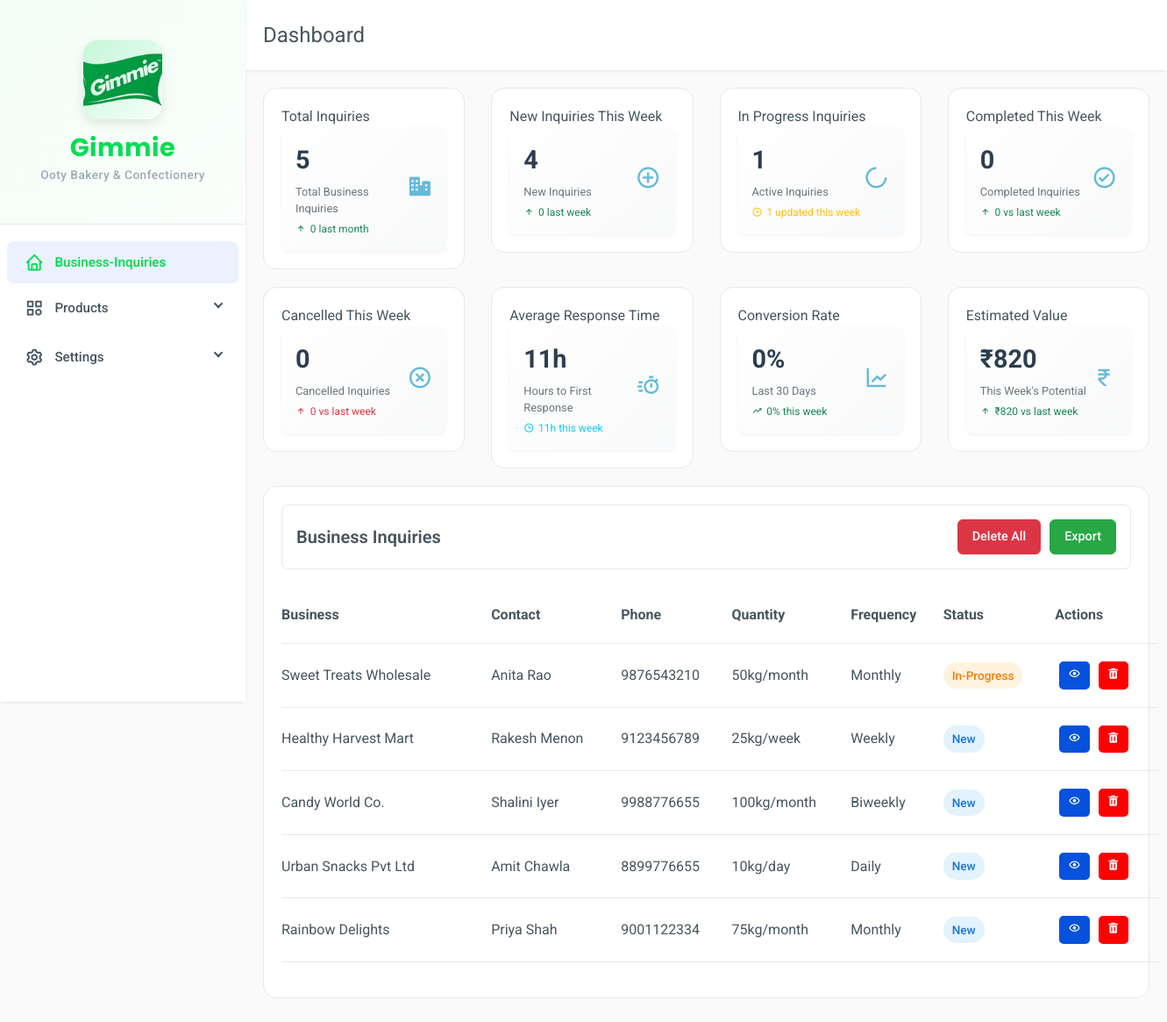
/dashboard.php (signed in), run on the app's committed database.
### tables this page shows
CREATE TABLE `business_inquiries` (
  `id` int(11) NOT NULL,
  `business_name` varchar(255) NOT NULL,
  `contact_person_name` varchar(255) NOT NULL,
  `email` varchar(255) NOT NULL,
  `phone` varchar(50) NOT NULL,
  `estimated_quantity` varchar(100) DEFAULT NULL,
  `delivery_frequency` varchar(50) DEFAULT NULL,
  `address` text DEFAULT NULL,
  `additional_notes` text DEFAULT NULL,
  `business_nature` varchar(100) DEFAULT NULL,
  `status` enum('new','in-progress','completed','cancelled') NOT NULL DEFAULT 'new',
  `staff_note` text DEFAULT NULL,
  `created_at` timestamp NOT NULL DEFAULT current_timestamp(),
  `updated_at` timestamp NOT NULL DEFAULT current_timestamp() ON UPDATE current_timestamp()
);

### dashboard.php (the view, shortened to what the rows shown need)
<!DOCTYPE html>
<html lang="en" xml:lang="en">
<head>
    <link href="https://cdn.jsdelivr.net/npm/bootstrap@5.3.3/dist/css/bootstrap.min.css" rel="stylesheet">
    <link href='https://unpkg.com/boxicons@2.0.7/css/boxicons.min.css' rel='stylesheet'>
    <link rel="stylesheet" href="https://cdnjs.cloudflare.com/ajax/libs/font-awesome/6.1.1/css/all.min.css"/>
    <link rel="stylesheet" href="assets/css/dashboard/grid.css">
    <link rel="stylesheet" href="assets/css/dashboard/app.css">
</head>
<body>
    <div class="sidebar">
        <div class="sidebar-container">
            <div class="sidebar-logo">
                <a href="./index.php" class="logo-wrapper">
                    <div class="logo-text">
                        <h1>Gimmie</h1>
                    </div>
                </a>
            </div>
        </div>
    </div>
    <div class="main">
        <Section id= "business-inquiries">
            <div class="main-content">
                <div class="row">
                    <div class="col-12">
                        <div class="box">
                            <div class="box-header">
                                <h2 class="box-title">Business Inquiries</h2>
                            </div>
                            <div class="box-body">
                                <table id="display-table">
                                    <thead>
                                        <tr>
                                            <th>Business</th>
                                            <th>Contact</th>
                                            <th>Phone</th>
                                            <th>Quantity</th>
                                            <th>Frequency</th>
                                            <th>Status</th>
                                            <th>Actions</th>
                                        </tr>
                                    </thead>
                                    <tbody>
                                    <?php
                                        $con = new mysqli("localhost", "root", "", "ooty_baker");
                                        $query = "SELECT * FROM business_inquiries ORDER BY created_at DESC";
                                        $result = $con->query($query);
                                        while ($row = $result->fetch_assoc()) {
                                    ?>
                                        <tr data-inquiry-id="<?= $row['id'] ?>">
                                            <td><?= htmlspecialchars($row['business_name']) ?></td>
                                            <td><?= htmlspecialchars($row['contact_person_name']) ?></td>
                                            <td><?= $row['phone'] ?></td>
                                            <td><?= $row['estimated_quantity'] ?></td>
                                            <td><?= $row['delivery_frequency'] ?></td>
                                            <td>
                                                <span class="status-badge status-<?= strtolower(htmlspecialchars($row['status'])) ?>">
                                                    <?= ucfirst(htmlspecialchars($row['status'])) ?>
                                                </span>
                                            </td>
                                            <td>
                                                <div class="table-button">
                                                    <button class="blue-button btn btn-outline">
                                                        <a href="view_inquiry.php?id=<?= $row['id'] ?>"><i class='bx bx-show'></i></a>
                                                    </button>
                                                    <button class="red-button btn btn-outline">
                                                        <a href="javascript:void(0)" onclick="deleteInquiry(<?= $row['id'] ?>)"><i class='bx bxs-trash'></i></a>
                                                    </button>
                                                </div>
                                            </td>
                                        </tr>
                                    <?php } ?>
                                    </tbody>
                                </table>
                            </div>
                        </div>
                    </div>
                </div>
            </div>
        </Section>
</body>
</html>

### data on the page
business_inquiries: business_name "Sweet Treats Wholesale", contact_person_name "Anita Rao", phone "9876543210", estimated_quantity "50kg/month", delivery_frequency "Monthly", status "In-Progress"
business_inquiries: business_name "Healthy Harvest Mart", contact_person_name "Rakesh Menon", phone "9123456789", estimated_quantity "25kg/week", delivery_frequency "Weekly", status "New"
business_inquiries: business_name "Candy World Co.", contact_person_name "Shalini Iyer", phone "9988776655", estimated_quantity "100kg/month", delivery_frequency "Biweekly", status "New"
business_inquiries: business_name "Urban Snacks Pvt Ltd", contact_person_name "Amit Chawla", phone "8899776655", estimated_quantity "10kg/day", delivery_frequency "Daily", status "New"
business_inquiries: business_name "Rainbow Delights", contact_person_name "Priya Shah", phone "9001122334", estimated_quantity "75kg/month", delivery_frequency "Monthly", status "New"

### other printed values
$count['total'] "5"
$prev_count['prev_total'] "0"
$count['total'] "4"
$count['total'] "1"
$trend "1"
$count['total'] "0"
abs($trend) "0"
$avg['avg_time'] "11"
$trend "11"
$rate['conversion_rate'] "0"
$trend "0"
$value['total_value'] "820"
abs($trend) "820"
